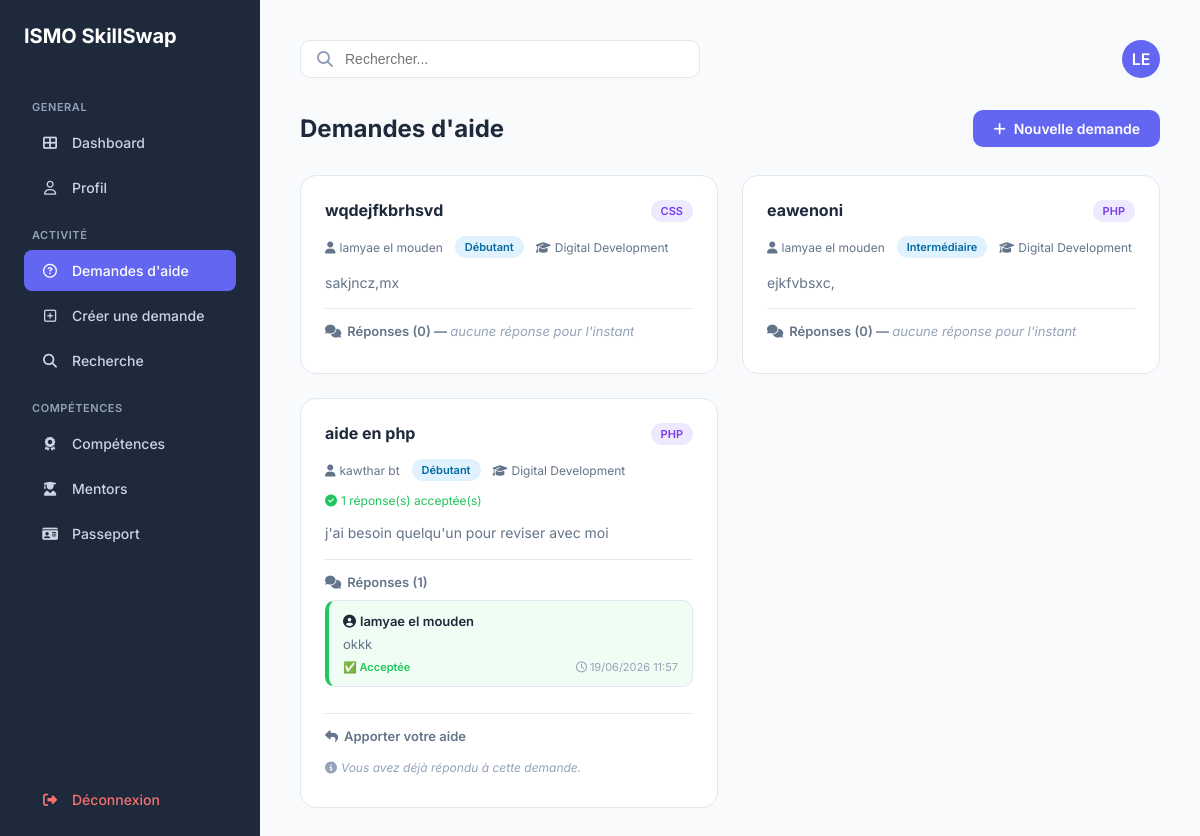
The page /demandes_aide.php (signed in) on the database its author committed.
### tables this page shows
CREATE TABLE `utilisateur` (
  `id_utilisateur` int NOT NULL,
  `nom_uti` varchar(50) DEFAULT NULL,
  `prenom_uti` varchar(50) DEFAULT NULL,
  `email_uti` varchar(100) DEFAULT NULL,
  `pwd_uti` varchar(255) DEFAULT NULL,
  `role` enum('stagiaire','formateur','admin') DEFAULT NULL,
  `photo` varchar(255) DEFAULT 'default.png',
  `is_verified` tinyint(1) DEFAULT '0'
);

CREATE TABLE `demande_aide` (
  `id_demande` int NOT NULL,
  `titre` varchar(100) DEFAULT NULL,
  `technologie` varchar(50) DEFAULT NULL,
  `description` text,
  `niveau` varchar(50) DEFAULT NULL,
  `filiere` varchar(100) DEFAULT NULL,
  `date_publication` date DEFAULT NULL,
  `statut` enum('ouverte','en_cours','resolue','fermee') DEFAULT 'ouverte',
  `id_stagiaire` int DEFAULT NULL
);

CREATE TABLE `reponses_aide` (
  `id_reponse` int NOT NULL,
  `id_demande` int NOT NULL,
  `id_aidant` int NOT NULL,
  `message` text,
  `statut` enum('en_attente','accepte','refuse') DEFAULT 'en_attente',
  `date_reponse` timestamp NULL DEFAULT CURRENT_TIMESTAMP
);

### demandes_aide.php (the view, shortened to what this page needs)
<?php
require_once 'config.php';
$userId   = $_SESSION['user_id'];
$userRole = $_SESSION['user_role'];
$queryUser = $pdo->prepare("SELECT prenom_uti, nom_uti FROM utilisateur WHERE id_utilisateur = :id");
$queryUser->execute(['id' => $userId]);
$user = $queryUser->fetch();
$initials = $user ? strtoupper(substr($user['prenom_uti'], 0, 1) . substr($user['nom_uti'], 0, 1)) : "ST";
$dashboard_link = "dashboard.php";
$query = $pdo->query(
    "SELECT d.id_demande, d.titre, d.description, d.technologie,
            d.niveau, d.filiere, d.id_stagiaire, u.nom_uti, u.prenom_uti
     FROM demande_aide d
     JOIN utilisateur u ON d.id_stagiaire = u.id_utilisateur
     ORDER BY d.id_demande DESC"
);
$db_demandes = $query->fetchAll(PDO::FETCH_ASSOC);
?>
<!DOCTYPE html>
<html lang="fr">
<head>
    <link rel="stylesheet" href="https://cdnjs.cloudflare.com/ajax/libs/font-awesome/6.4.0/css/all.min.css">
</head>
<body>
    <aside class="sidebar">
        <h1>ISMO SkillSwap</h1>
        <p class="menu-title">GENERAL</p>
        <nav>
            <a href="<?php echo $dashboard_link; ?>" class="menu-item"><i class="fas fa-th-large"></i> <span>Dashboard</span></a>
            <a href="profil.php" class="menu-item"><i class="far fa-user"></i> <span>Profil</span></a>
            <p class="menu-title">ACTIVITÉ</p>
            <a href="demandes_aide.php" class="menu-item active">
                <i class="far fa-question-circle"></i>
                <span><?php echo ($userRole === 'formateur') ? "Offres d'aide" : "Demandes d'aide"; ?></span>
            </a>
            <?php if ($userRole === 'stagiaire'): ?>
                <a href="creer_demande.php" class="menu-item"><i class="far fa-plus-square"></i> <span>Créer une demande</span></a>
            <?php endif; ?>
            <a href="recherche.php" class="menu-item"><i class="fas fa-search"></i><span>Recherche</span></a>
            <p class="menu-title">COMPÉTENCES</p>
            <a href="./competence.php" class="menu-item"><i class="fas fa-award"></i> <span>Compétences</span></a>
            <a href="Mentors.php" class="menu-item"><i class="fas fa-user-graduate"></i> <span>Mentors</span></a>
            <a href="passport.php" class="menu-item"><i class="fas fa-id-card"></i> <span>Passeport</span></a>
        </nav>
        <div style="margin-top:auto;">
            <a href="logout.php" class="menu-item" style="color:#f87171;"><i class="fas fa-sign-out-alt"></i> <span>Déconnexion</span></a>
        </div>
    </aside>
    <main class="main">
        <header>
            <div class="search-box">
                <i class="fas fa-search" style="color:#94a3b8;"></i>
                <input type="text" placeholder="Rechercher...">
            </div>
            <a href="profil.php" class="avatar-top"><?php echo $initials; ?></a>
        </header>
        <div class="page-header">
            <h1 class="page-title"><?php echo ($userRole === 'formateur') ? "Offres d'aide" : "Demandes d'aide"; ?></h1>
            <?php if ($userRole === 'stagiaire'): ?>
                <a href="creer_demande.php" class="btn-create"><i class="fas fa-plus"></i> Nouvelle demande</a>
            <?php endif; ?>
        </div>
        <div class="cards">
            <?php foreach ($db_demandes as $d):
                $isOwner = ($d['id_stagiaire'] == $userId);
                $stmt = $pdo->prepare(
                    "SELECT r.*, u.prenom_uti, u.nom_uti
                     FROM reponses_aide r
                     JOIN utilisateur u ON r.id_aidant = u.id_utilisateur
                     WHERE r.id_demande = :id
                     ORDER BY r.id_reponse ASC"
                );
                $stmt->execute(['id' => $d['id_demande']]);
                $reponses = $stmt->fetchAll(PDO::FETCH_ASSOC);
                $nb_accepte = count(array_filter($reponses, fn($r) => ($r['statut'] ?? '') === 'accepte'));
                $dejaRepondu = false;
                foreach ($reponses as $r) {
                    if ($r['id_aidant'] == $userId) { $dejaRepondu = true; break; }
                }
            ?>
            <div class="card" id="demande-<?php echo $d['id_demande']; ?>">
              <div class="card-header">
    <span class="card-title"><?php echo htmlspecialchars($d['titre'] ?? ''); ?></span>
    <div style="display: flex; align-items: center; gap: 10px;">
        <span class="badge badge-tech"><?php echo htmlspecialchars($d['technologie'] ?? ''); ?></span>
    </div>
</div>
                <div class="card-meta">
                    <span><i class="fas fa-user" style="margin-right:4px;"></i><?php echo htmlspecialchars($d['prenom_uti'] . ' ' . $d['nom_uti']); ?></span>
                    <?php if (!empty($d['niveau'])): ?>
                        <span class="badge badge-level"><?php echo htmlspecialchars($d['niveau']); ?></span>
                    <?php endif; ?>
                    <?php if (!empty($d['filiere'])): ?>
                        <span><i class="fas fa-graduation-cap" style="margin-right:4px;"></i><?php echo htmlspecialchars($d['filiere']); ?></span>
                    <?php endif; ?>
                    <?php if ($nb_accepte > 0): ?>
                        <span style="color:var(--green);"><i class="fas fa-check-circle" style="margin-right:4px;"></i><?php echo $nb_accepte; ?> réponse(s) acceptée(s)</span>
                    <?php endif; ?>
                </div>
                <div class="card-desc"><?php echo nl2br(htmlspecialchars($d['description'] ?? '')); ?></div>
                <div class="reponses-section">
                    <p class="reponses-title">
                        <i class="fas fa-comments" style="margin-right:6px;"></i>Réponses (<?php echo count($reponses); ?>)
                        <?php if ($isOwner && empty($reponses)): ?>
                            — <span style="color:#94a3b8; font-weight:400; font-style:italic;">aucune réponse pour l'instant</span>
                        <?php endif; ?>
                    </p>
                    <?php foreach ($reponses as $rep):
                        $statut = $rep['statut'] ?? 'en_attente';
                        $statusLabel = match($statut) {
                            'accepte' => '✅ Acceptée',
                            'refuse'  => '❌ Refusée',
                            default   => '⏳ En attente',
                        };
                    ?>
                    <div class="reponse-box <?php echo htmlspecialchars($statut); ?>">
                        <span class="rep-author">
                            <i class="fas fa-user-circle" style="margin-right:4px;"></i><?php echo htmlspecialchars($rep['prenom_uti'] . ' ' . $rep['nom_uti']); ?>
                        </span>
                        <span class="rep-message"><?php echo nl2br(htmlspecialchars($rep['message'] ?? '')); ?></span>
                        <div style="display:flex; justify-content:space-between; align-items:center; flex-wrap:wrap; gap:6px;">
                            <span class="rep-status <?php echo $statut; ?>"><?php echo $statusLabel; ?></span>
                            <?php if (!empty($rep['date_reponse'])): ?>
                                <span class="rep-date"><i class="far fa-clock" style="margin-right:3px;"></i><?php echo date('d/m/Y H:i', strtotime($rep['date_reponse'])); ?></span>
                            <?php endif; ?>
                        </div>
                    </div>
                    <?php endforeach; ?>
                </div>
                <?php if (!$isOwner && $userRole !== 'formateur'): ?>
                <div class="reply-form-section">
                    <p class="reply-form-title"><i class="fas fa-reply" style="margin-right:6px;"></i>Apporter votre aide</p>
                    <?php if ($dejaRepondu): ?>
                        <p class="msg-already"><i class="fas fa-info-circle" style="margin-right:4px;"></i>Vous avez déjà répondu à cette demande.</p>
                    <?php endif; ?>
                </div>
                <?php endif; ?>
            </div>
            <?php endforeach; ?>
        </div>
    </main>
</body>
</html>

### demandes_aide.php (style rules this page uses)
:root { --sidebar-bg: #1e293b; --primary: #6366f1; --primary-hover: #4f46e5; --main-bg: #f8fafc; --border: #e2e8f0; --text-main: #1e293b; --text-muted: #64748b; --green: #22c55e; --red: #ef4444; --yellow-bg: #fefce8; --yellow-border: #fde047; }
* { box-sizing: border-box; margin: 0; padding: 0; }
body { display: flex; background: var(--main-bg); font-family: 'Inter', sans-serif; min-height: 100vh; color: var(--text-main); }
.sidebar { width: 260px; background: var(--sidebar-bg); color: white; padding: 24px; display: flex; flex-direction: column; flex-shrink: 0; }
.sidebar h1 { font-size: 20px; font-weight: 700; margin-bottom: 32px; }
.menu-title { font-size: 11px; color: #94a3b8; text-transform: uppercase; letter-spacing: .05em; margin: 20px 0 8px 8px; font-weight: 600; }
.menu-item { display: flex; align-items: center; text-decoration: none; color: #cbd5e1; padding: 12px 16px; border-radius: 8px; margin-bottom: 4px; font-size: 14px; font-weight: 500; }
.menu-item i { margin-right: 12px; width: 20px; text-align: center; }
.menu-item:hover, .menu-item.active { background: var(--primary); color: white; }
.main { flex: 1; padding: 40px; overflow-y: auto; }
header { display: flex; justify-content: space-between; align-items: center; margin-bottom: 32px; }
.search-box { background: white; padding: 10px 16px; border-radius: 10px; border: 1px solid var(--border); flex: 1; max-width: 400px; display: flex; align-items: center; }
.search-box input { border: none; outline: none; margin-left: 12px; width: 100%; font-size: 14px; }
.avatar-top { width: 38px; height: 38px; background: var(--primary); color: white; border-radius: 50%; display: flex; align-items: center; justify-content: center; font-weight: 600; text-decoration: none; }
.page-header { display: flex; align-items: center; justify-content: space-between; margin-bottom: 28px; }
.page-title { font-size: 24px; font-weight: 700; }
.btn-create { background: var(--primary); color: white; padding: 10px 20px; border-radius: 10px; text-decoration: none; font-size: 14px; font-weight: 600; display: flex; align-items: center; gap: 8px; }
.cards { display: grid; grid-template-columns: repeat(auto-fill, minmax(400px, 1fr)); gap: 24px; }
.card { background: white; border-radius: 16px; border: 1px solid var(--border); padding: 24px; display: flex; flex-direction: column; gap: 14px; }
.card-header { display: flex; justify-content: space-between; align-items: flex-start; gap: 12px; }
.card-title { font-size: 16px; font-weight: 700; }
.badge { font-size: 11px; padding: 4px 10px; border-radius: 20px; font-weight: 600; white-space: nowrap; }
.badge-tech { background: #ede9fe; color: #7c3aed; }
.badge-level { background: #e0f2fe; color: #0369a1; }
.card-meta { font-size: 12px; color: var(--text-muted); display: flex; gap: 12px; flex-wrap: wrap; align-items: center; }
.card-desc { font-size: 14px; color: var(--text-muted); line-height: 1.6; }
.reponses-title { font-size: 13px; font-weight: 600; color: var(--text-muted); border-top: 1px solid var(--border); padding-top: 14px; margin-bottom: 10px; }
.reponse-box { border-radius: 10px; padding: 12px 14px; display: flex; flex-direction: column; gap: 6px; margin-bottom: 8px; border: 1px solid var(--border); background: #f8fafc; }
.reponse-box.accepte { border-left: 4px solid var(--green); background: #f0fdf4; }
.rep-author { font-size: 13px; font-weight: 600; }
.rep-message { font-size: 13px; color: var(--text-muted); line-height: 1.5; }
.rep-date { font-size: 11px; color: #94a3b8; }
.rep-status { font-size: 11px; font-weight: 600; }
.rep-status.accepte { color: var(--green); }
.reply-form-section { border-top: 1px solid var(--border); padding-top: 14px; margin-top: 4px; }
.reply-form-title { font-size: 13px; font-weight: 600; color: var(--text-muted); margin-bottom: 8px; }
.msg-already { font-size: 12px; color: #94a3b8; font-style: italic; padding: 8px 0; }

### rows shown on the page
utilisateur: initials "LE"
demande_aide: titre "wqdejfkbrhsvd", technologie "CSS", utilisateur.prenom_uti+nom_uti "lamyae el mouden", niveau "Débutant", filiere "Digital Development", description "sakjncz,mx", count($reponses) "0", shows "aucune réponse pour l'instant"
demande_aide: titre "eawenoni", technologie "PHP", utilisateur.prenom_uti+nom_uti "lamyae el mouden", niveau "Intermédiaire", filiere "Digital Development", description "ejkfvbsxc,", count($reponses) "0", shows "aucune réponse pour l'instant"
demande_aide: titre "aide en php", technologie "PHP", utilisateur.prenom_uti+nom_uti "kawthar bt", niveau "Débutant", filiere "Digital Development", reponses_aide.statut "1", description "j'ai besoin quelqu'un pour reviser avec moi", count($reponses) "1", shows "Apporter votre aide", shows "Vous avez déjà répondu à cette demande."
reponses_aide: id_aidant.nom_uti "lamyae el mouden", message "okkk", statut "✅ Acceptée", date_reponse "19/06/2026 11:57"
